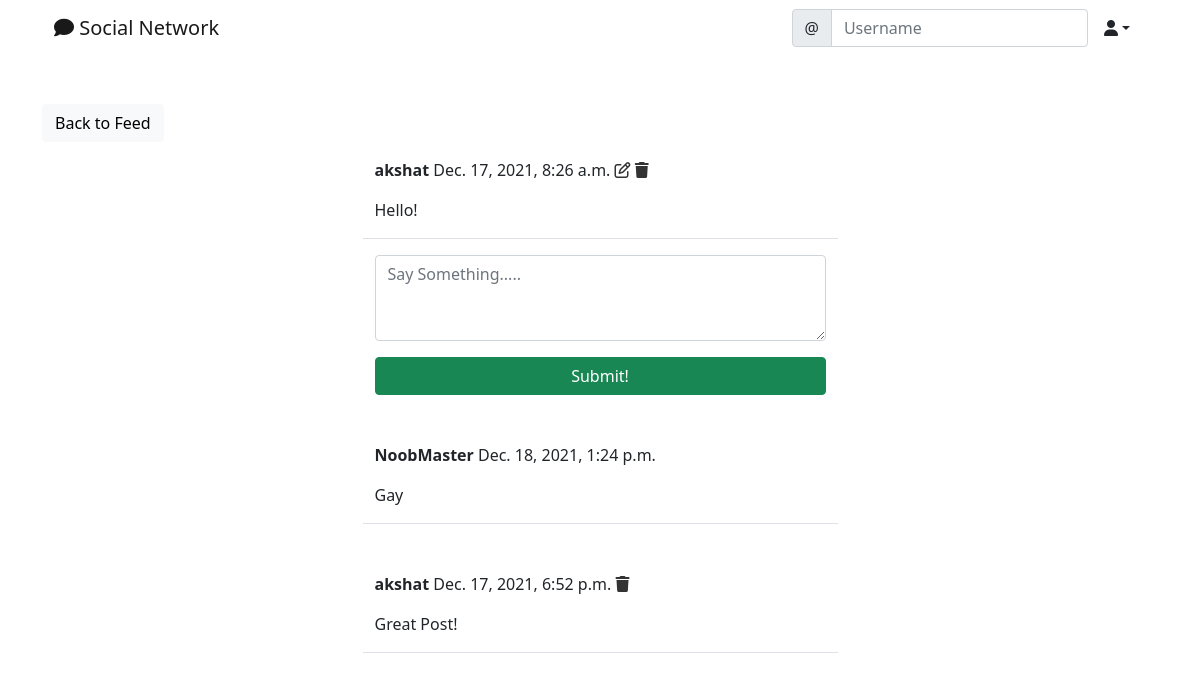
The app's page /social/post/3 (signed in), older data.
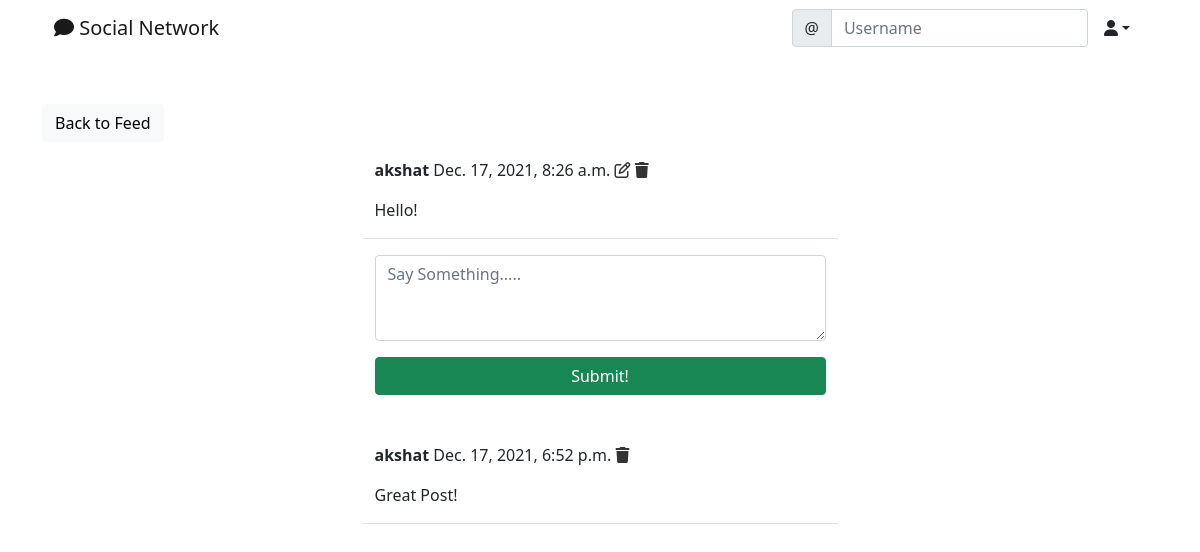
The same page, newer data.
### social/models.py (models this page shows)
class Comment(models.Model):
    comment = models.TextField()
    created_on = models.DateTimeField(default=timezone.now)
    author = models.ForeignKey(User, on_delete=models.CASCADE)
    post = models.ForeignKey("Post", on_delete=models.CASCADE)

### social/views.py (the view, shortened to what this page needs)
# urls.py: path("post/<int:pk>", PostDetailView.as_view(), name="post-detail"),
class PostDetailView(LoginRequiredMixin, View):
    def get(self, request, pk, *args, **kwargs):
        post = Post.objects.get(pk=pk)
        form = CommentForm()
        comments = Comment.objects.filter(post=post).order_by("-created_on")
        context = {
            "post": post,
            "form": form,
            "comments": comments,
        }
        return render(request, "social/post_detail.html", context)

### social/forms.py
class CommentForm(forms.ModelForm):
    comment = forms.CharField(
        label="",
        widget=forms.Textarea(attrs={"rows": "3", "placeholder": "Say Something....."}),
    )
    class Meta:
        model = Comment
        fields = ["comment"]

### social/templates/social/post_detail.html (shortened to what this page needs)
{% extends 'landing/base.html' %}
{% load crispy_forms_tags %}
{% block content %}
<div class="container">
    <div class="row mt-5">
        <div class="col-md-5 col-sm-6">
            <a href="{% url 'post-list' %}" class="btn btn-light ">Back to Feed</a>
        </div>
    </div>
    <div class="row justify-content-center mt-3">
        <div class="col-md-5 col-sm-12 border-bottom">
            <p>
                <strong>{{ post.author }}</strong> {{ post.created_on }}
                {% if request.user == post.author %}
                    <a href="{% url 'post-edit' post.pk %}" style="color: #333;"><i class="far fa-edit"></i></a>
                    <a href="{% url 'post-delete' post.pk %}" style="color: #333;"><i class="fas fa-trash"></i></a>
                {% endif %}
            </p>
            <p>{{ post.body }}</p>
        </div>
    </div>
     <div class="row justify-content-center mt-3 mb-5">
        <div class="col-md-5 col-sm-12">
          <form method="POST">
              {{ form | crispy }}
              <div class="d-grid gap-2">
                  <button class="btn btn-success mt-3">Submit!</button>
              </div>
          </form>
        </div>
    </div>
    {% for comment in comments %}
    <div class="row justify-content-center mt-3 mb-5">
        <div class="col-md-5 col-sm-12 border-bottom">
            <p>
                <strong>{{ comment.author }}</strong> {{ comment.created_on }}
                {% if request.user == comment.author %}
                    <a href="{% url 'comment-delete' post.pk comment.pk %}" style="color: #333;"><i class="fas fa-trash"></i></a>
                {% endif %}
            </p>
            <p>{{ comment.comment }}</p>
        </div>
    </div>
    {% endfor %}
</div>
{% endblock content %}

Row changes from the older to the newer data that the page shows:
removed Comment: author "NoobMaster", created_on "Dec. 18, 2021, 1:24 p.m.", comment "Gay"
